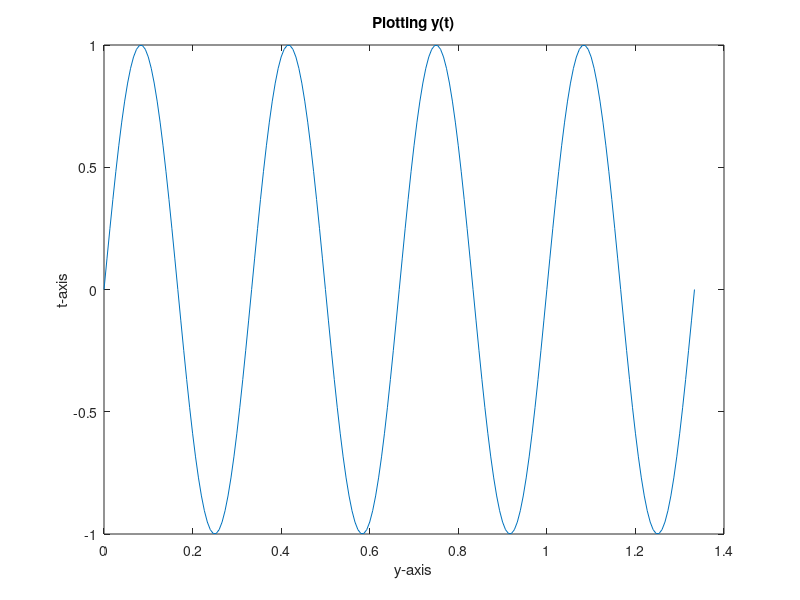
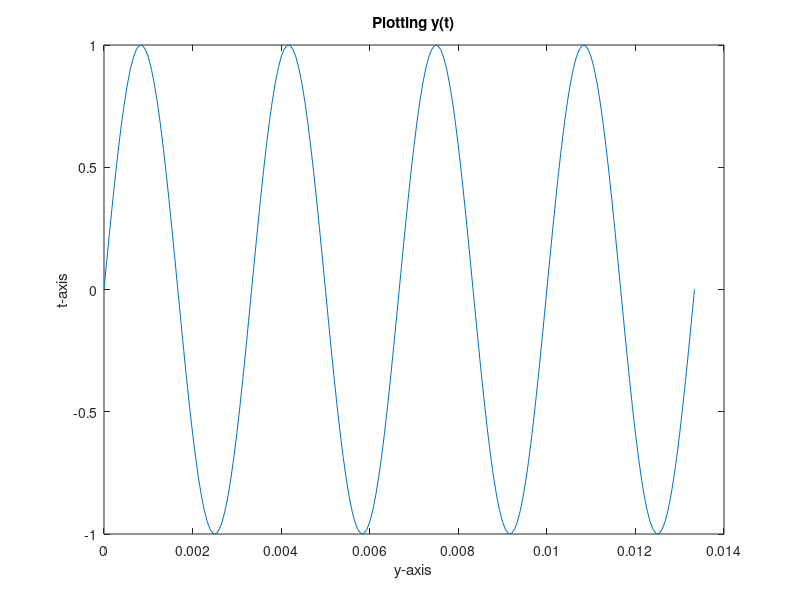
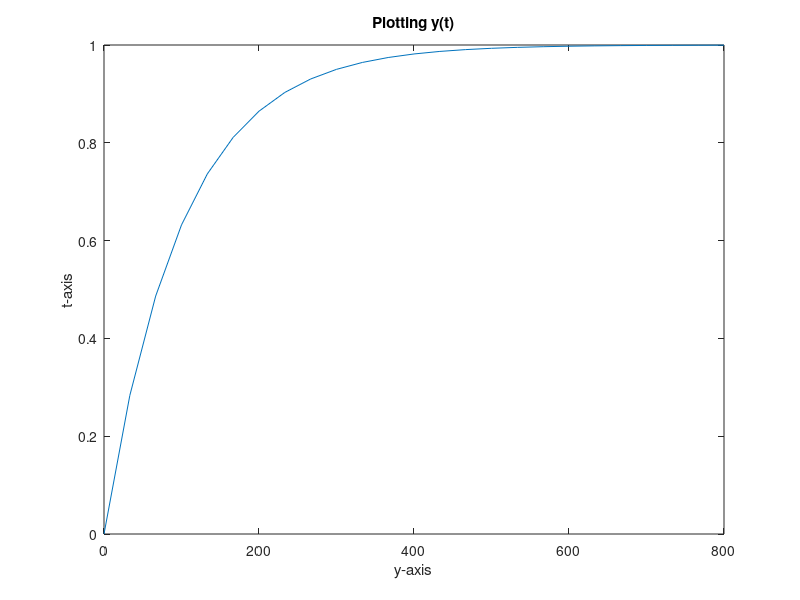
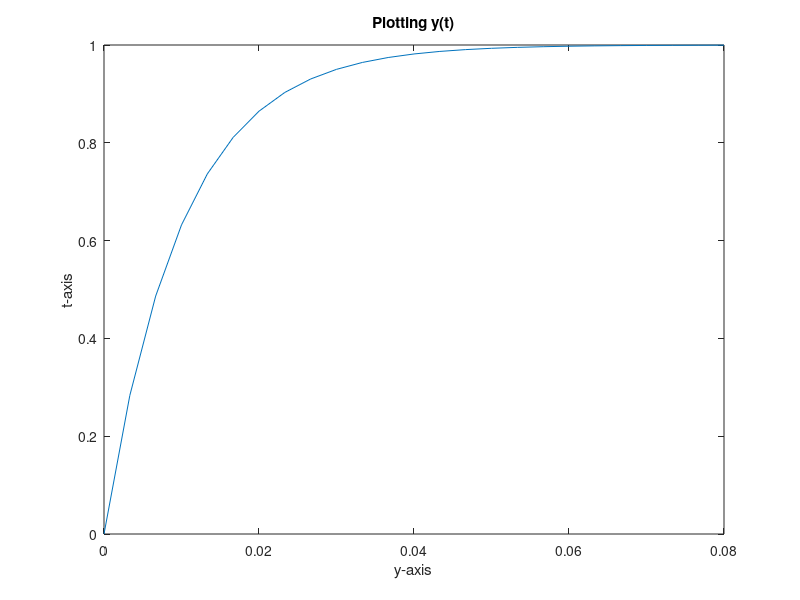

MATLAB code for these plots, in order:
%% Task1
x = [2, 4, 5, 9];
y = x .* x;
y

%% Task 2A
a = [
    2 5 3
    1 1 0
    9 6 -1
    ];
b = [
    -1
    6
    9
    ];
c = [3 -2 4];
x = a * b
y = a + 4
z = b .* a
c = c.^ 2

%% Task 2B
a = [3 2 4];
b = [4 2 3];
% a)
ta = transpose(a)
tb = transpose(b)
% b)
ta .* a
tb .* b
% c)
a .* tb
b .* ta

%% Task 3(a)
k = 50;
freq1 = 3;
t1=0:1/(freq1 * 50):4/freq1;
y1 = sin(2 * pi * freq1 .*t1);
figure
plot(t1, y1)
title('Plotting y(t)');
xlabel('y-axis');
ylabel('t-axis');

freq2 = 300;
t2=0:1/15000:4/300;
y2 = sin(2 * pi * freq2 .*t2);
figure
plot(t2, y2)
title('Plotting y(t)');
xlabel('y-axis');
ylabel('t-axis');


%% Task 3(b)
a1 = 0.01;
t1=0:1/(3 * a1):8/a1;
y1 = 1 - exp(-1 * a1 .*t1);
figure
plot(t1, y1)
title('Plotting y(t)');
xlabel('y-axis');
ylabel('t-axis');

a2 = 100;
t2=0:1/(3 * a2):8/a2;
y2 = 1 - exp(-1 * a2 .*t2);
figure
plot(t2, y2)
title('Plotting y(t)');
xlabel('y-axis');
ylabel('t-axis');